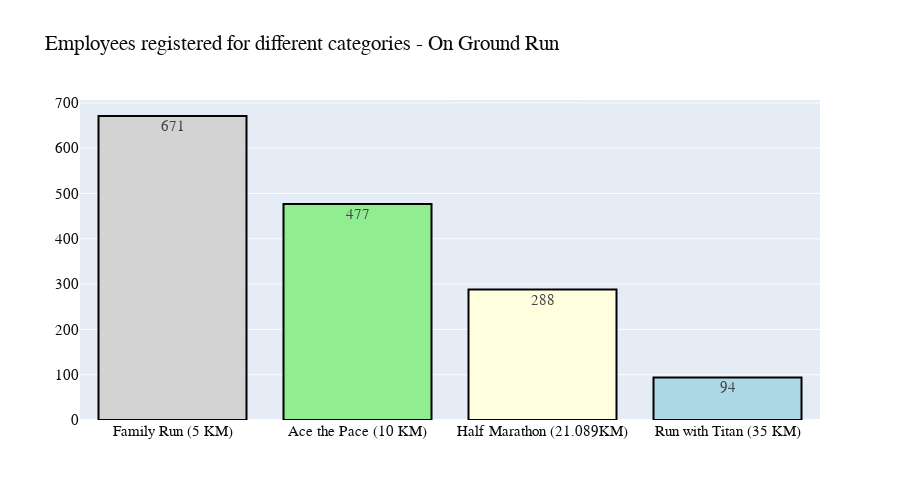
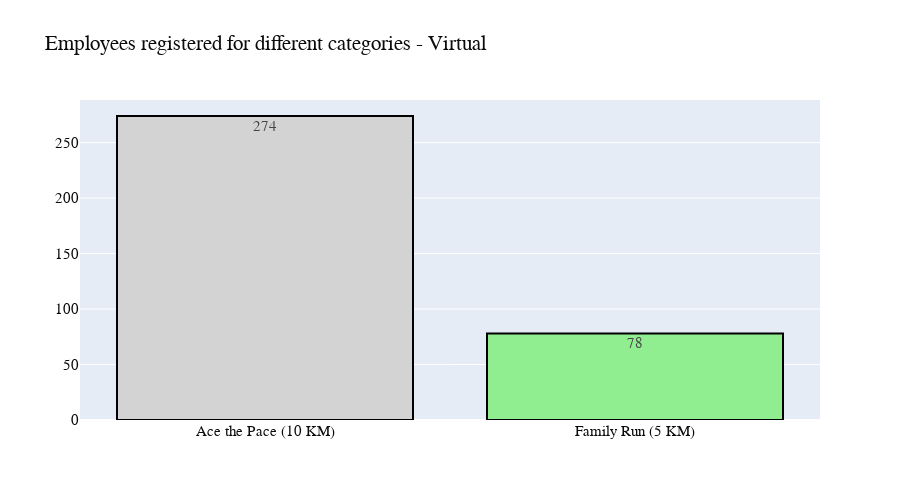

Here is the notebook cell these charts were saved with, in order:
### Code cell
colors = ['lightgrey', 'lightgreen','lightyellow','lightblue','lightpink']
df1=data['Select Category for Self'].value_counts()
df1.drop(0,axis=0,inplace=True)
fig = go.Figure(data=[go.Bar(x=df1.index,y=df1.values)])
fig.update_traces(hoverinfo='y',text=df1.values,textfont_size=15,marker=dict(color=colors,line=dict(color='#000000', width=2)))
fig.update_layout(
    autosize=False,
    width=900,
    height=500,font=dict(
        family="Courier New, monospace",
        size=15,
        color="#0c0b0c"),

    title_text='Employees registered for different categories - On Ground Run')
fig.show()


colors = ['lightgrey', 'lightgreen','lightyellow','lightblue','lightpink']
df1=datav['Select Category for Self'].value_counts()
df1.drop(0,axis=0,inplace=True)
fig = go.Figure(data=[go.Bar(x=df1.index,y=df1.values)])
fig.update_traces(hoverinfo='y',text=df1.values,textfont_size=15,marker=dict(color=colors,line=dict(color='#000000', width=2)))
fig.update_layout(
    autosize=False,
    width=900,
    height=500,font=dict(
        family="Courier New, monospace",
        size=15,
        color="#0c0b0c"),

    title_text='Employees registered for different categories - Virtual')
fig.show()

### Figure 1 — Plotly figure (JSON) as saved in the notebook; plotly's stock layout.template omitted (floating-point values rounded to 4 significant figures)
{"data": [{"hoverinfo": "y", "marker": {"color": ["lightgrey", "lightgreen", "lightyellow", "lightblue", "lightpink"], "line": {"color": "#000000", "width": 2}}, "text": [671, 477, 288, 94], "textfont": {"size": 15}, "type": "bar", "x": ["Family Run (5 KM)", "Ace the Pace (10 KM)", "Half Marathon (21.089KM)", "Run with Titan (35 KM)"], "y": [671, 477, 288, 94]}], "layout": {"autosize": false, "font": {"color": "#0c0b0c", "family": "Courier New, monospace", "size": 15}, "height": 500, "title": {"text": "Employees registered for different categories - On Ground Run"}, "width": 900}}

### Figure 2 — Plotly figure (JSON) as saved in the notebook; plotly's stock layout.template omitted (floating-point values rounded to 4 significant figures)
{"data": [{"hoverinfo": "y", "marker": {"color": ["lightgrey", "lightgreen", "lightyellow", "lightblue", "lightpink"], "line": {"color": "#000000", "width": 2}}, "text": [274, 78], "textfont": {"size": 15}, "type": "bar", "x": ["Ace the Pace (10 KM)", "Family Run (5 KM)"], "y": [274, 78]}], "layout": {"autosize": false, "font": {"color": "#0c0b0c", "family": "Courier New, monospace", "size": 15}, "height": 500, "title": {"text": "Employees registered for different categories - Virtual"}, "width": 900}}
